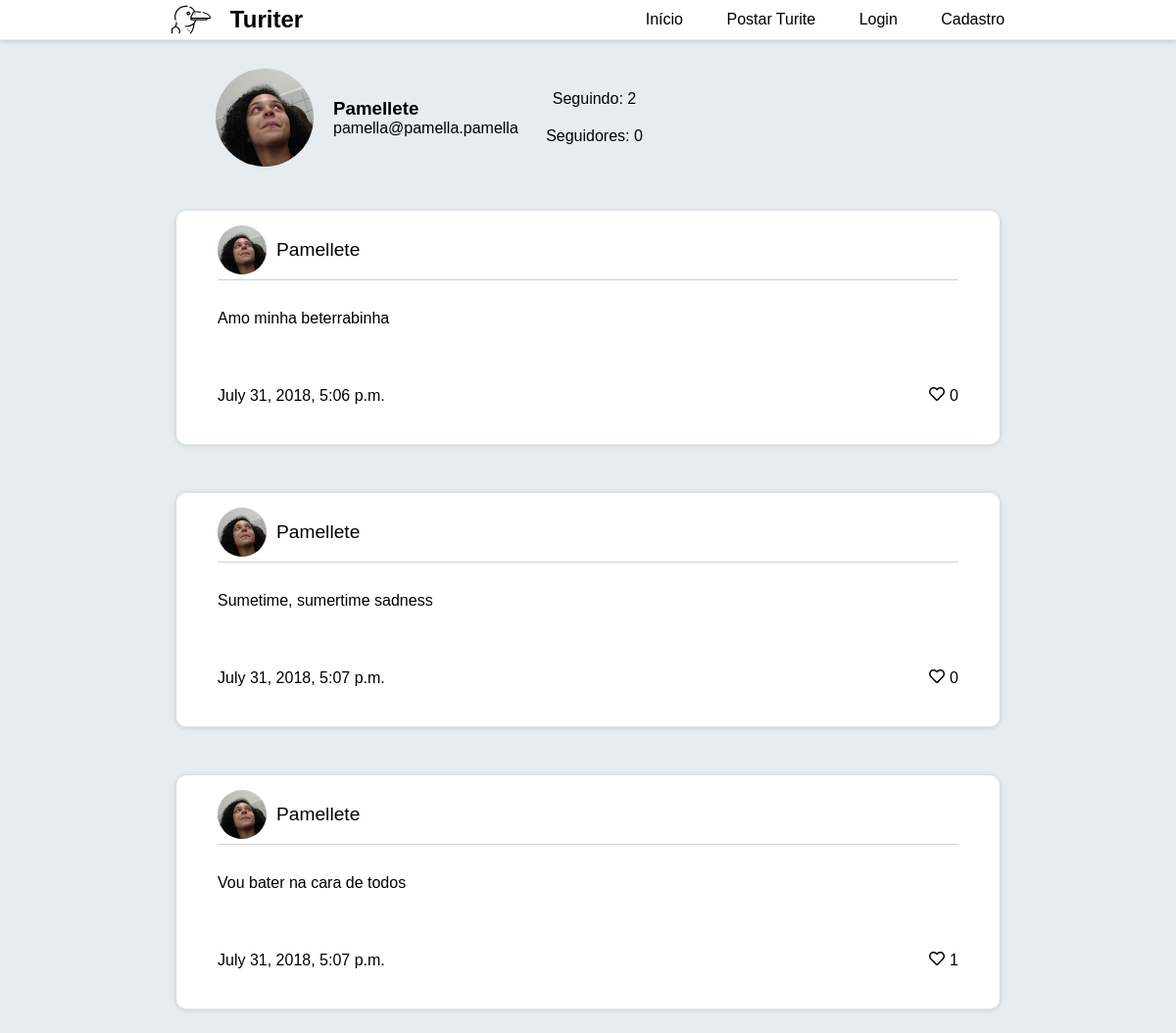
Page /perfil/3/ on the committed database.
### users/models.py (models this page shows)
class User(AbstractUser):
    followers = models.ManyToManyField('self', blank=True, symmetrical=False)
    following = models.ManyToManyField('self', blank=True, related_name='seguindo', symmetrical=False)
    picture = models.ImageField('Foto de perfil', default='img/blank-pic.png')
    liked_tuites = models.ManyToManyField('tuites.Tuite', related_name='liked_by', blank=True)
    @property
    def followers_count(self):
        return self.followers.count()
    @property
    def following_count(self):
        return self.following.count()

### tuites/models.py (models this page shows)
class Tuite(models.Model):
    content = models.CharField('Tuite', max_length=280)
    author = models.ForeignKey('users.User', on_delete=models.CASCADE, related_name='tuites')
    date_created = models.DateTimeField(auto_now_add=True)
    objects = TuitesManager()
    @property
    def likes_count(self):
        return self.liked_by.count()
    def __str__(self):
        return f'{self.content}'
    class Meta:
        ordering = ('content', )

### users/views.py (the view)
# urls.py: path('perfil/<int:pk>/', ProfileView.as_view(), name='profile'),
class ProfileView(DetailView):
    model = User
    template_name = 'profile.html'
    context_object_name = 'profile'

### templates/templatetags/user_liked.py (called while the page is built)
@register.simple_tag(takes_context=True)
def liked_tuite_heart_icon(context):
    user = context.get('user')
    tuite = context.get('tuite')
    if(user.is_authenticated):
        if user.liked_tuites.filter(id__in=[tuite.id]).exists():
            return "fas fa-heart"
    return "far fa-heart"

### templates/profile.html (shortened to what this page needs)
{% extends 'base.html' %}
{% load staticfiles %}
{% load following %}
{% block body %}
    <div class="profile-container">
        <div>
            <div>
                <img src="{{ profile.picture.url }}" class="profile-image">
            </div>
            <div>
                <h3 class="profile-text">{{ profile.username }}</h3>
                <p class="profile-text">{{ profile.email }}</p>
            </div>
        </div>
        <div>
            <div class="profile-text1">
                Seguindo: {{ profile.following_count }}
            </div>
            <div class="profile-text2">
                Seguidores: {{ profile.followers_count }}
            </div>
        </div>
    </div>
    {% for tuite in profile.tuites.all %}
        {% include 'includes/card.html' %}
    {% endfor %}
{% endblock %}

### templates/includes/card.html
{% load static %}
{% load user_liked %}
<div id="tuite">
    <div id="user-block">
        <img src="{{ tuite.author.picture.url }}" alt="">
        <a href="{% url 'users:profile' tuite.author.pk %}" id="username"> {{ tuite.author }}</a>
    </div>
    <div id="tuite-text">
        {{ tuite }}
    </div>
    <div id="reactions">
        <p>{{ tuite.date_created }}</p>
        <div>
            <a href="{% url 'tuites:like' tuite.id %}" class="like-tuite">
                <i class="{% liked_tuite_heart_icon %}"></i> {{ tuite.likes_count }}
            </a>
        </div>
    </div>
</div>

### static/css/style.css (style rules this page uses)
body { font-family: sans-serif; margin: 0; background: #e6ecf0; display: flex; flex-direction: column; align-items: center; }
#tuite { display: flex; flex-direction: column; align-items: center; justify-content: space-around; background-color: white; width: 70%; margin: 25px 0 25px 0; box-shadow: 0 1px 1px 0 #ECECEC, 0 1px 5px 0 rgba(0, 0, 0, 0.19); border-radius: 10px; }
#user-block { display: flex; flex-direction: row; align-items: center; justify-content: flex-start; width: 90%; border-bottom: 1px solid rgb(209, 209, 209); margin: 10px 0 10px 0; padding: 5px 0 5px 0; }
#user-block img { width: 50px; background-color: #ddd; border-radius: 100%; height: 50px; object-fit: cover; width: 50px; margin: 0 10px 0 0; }
#user-block a { color: black; font-size: 1.2rem; }
#tuite-text { width: 90%; padding: 20px 0 20px 0; }
#reactions { width: 90%; display: flex; flex-direction: row; align-items: center; justify-content: space-between; padding: 20px 0 20px 0; }
#reactions div { display: flex; flex-direction: row; align-items: center; justify-content: center; padding: 20px 0 20px 0; }
#reactions div a { color: black; display: flex; align-items: center; justify-content: space-between; }
#reactions div a i { transition: all 0.1s linear; height: auto; margin: 0 5px 3px 0; }
h1, h2, h3, p { margin: 0; }
.profile-image { background-color: #ddd; border-radius: 100%; height: 100px; object-fit: cover; width: 100px; margin: 20px; }
a, u { text-decoration: none; }

### static/css/profile.css (style rules this page uses)
.profile-container { display: flex; flex-direction: row; align-items: center; justify-content: space-between; padding-top: 10px; width: 70%; }
.profile-container > div { width: 30%; padding: 0 20px; display: flex; flex-direction: column; justify-content: space-between; align-items: center; }
.profile-container > div:nth-child(1) { display: flex; flex-direction: row; justify-content: flex-start; align-items: center; }
.profile-container > div:nth-child(1) div { display: flex; flex-direction: column; justify-content: space-between; align-items: flex-start; }
.profile-text1, .profile-text2 { transition: all 0.2s linear; position: relative; padding: 10px 0 10px 0; }

### rows in the picture
User: picture (picture), username "Pamellete", email "pamella@pamella.pamella", following_count "2", followers_count "0"
Tuite: author.picture (picture), author "Pamellete", content "Amo minha beterrabinha", date_created "July 31, 2018, 5:06 p.m.", likes_count "0"
Tuite: author.picture (picture), author "Pamellete", content "Sumetime, sumertime sadness", date_created "July 31, 2018, 5:07 p.m.", likes_count "0"
Tuite: author.picture (picture), author "Pamellete", content "Vou bater na cara de todos", date_created "July 31, 2018, 5:07 p.m.", likes_count "1"
